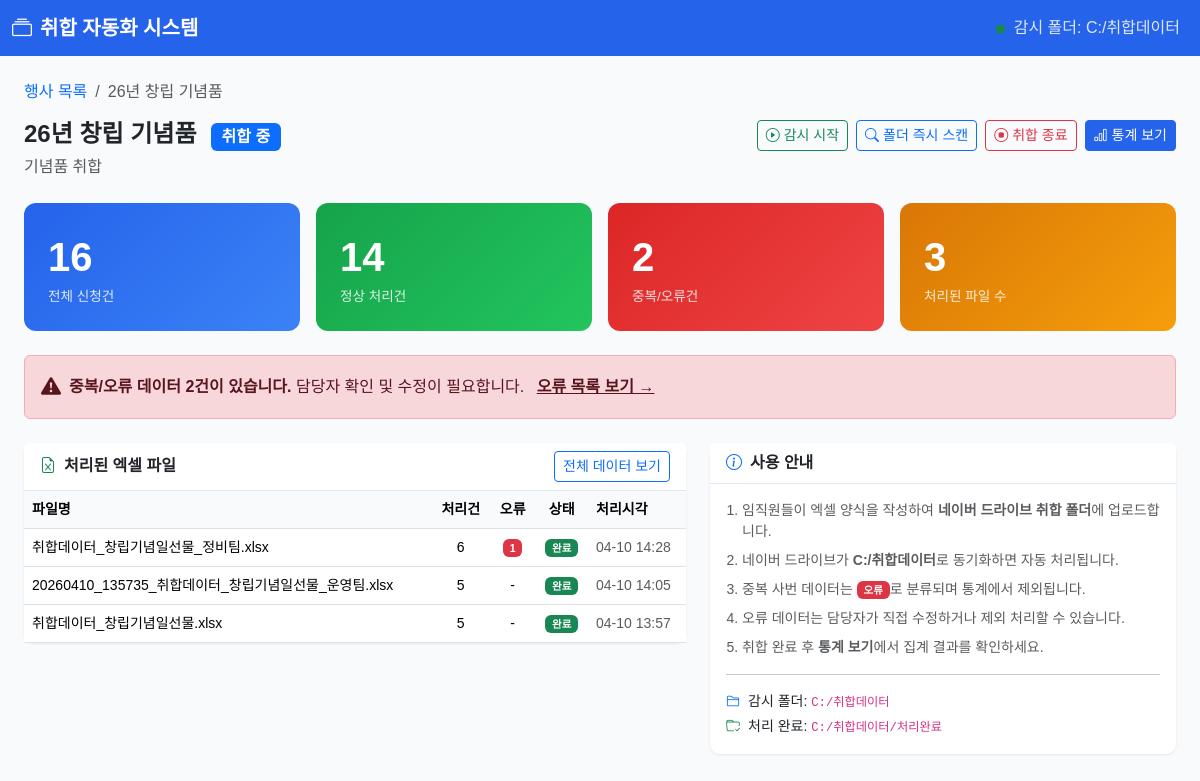
The page /events/1 on the database its author committed.
### app/models.py (models this page shows)
class Event(Base):
    __tablename__ = "events"
    id = Column(Integer, primary_key=True, index=True)
    name = Column(String(200), nullable=False, comment="행사명")
    description = Column(Text, nullable=True, comment="행사 설명")
    status = Column(String(20), default="collecting", comment="collecting/closed")
    created_at = Column(DateTime, default=datetime.now)
    closed_at = Column(DateTime, nullable=True)
    submissions = relationship("Submission", back_populates="event", cascade="all, delete-orphan")
    source_files = relationship("SourceFile", back_populates="event", cascade="all, delete-orphan")

class SourceFile(Base):
    __tablename__ = "source_files"
    id = Column(Integer, primary_key=True, index=True)
    event_id = Column(Integer, ForeignKey("events.id"), nullable=False)
    filename = Column(String(500), nullable=False, comment="파일명")
    filepath = Column(String(1000), nullable=False, comment="원본 경로")
    processed_at = Column(DateTime, default=datetime.now)
    row_count = Column(Integer, default=0, comment="처리된 행 수")
    error_count = Column(Integer, default=0, comment="오류 행 수")
    status = Column(String(20), default="ok", comment="ok/error/processing")
    error_message = Column(Text, nullable=True)
    event = relationship("Event", back_populates="source_files")
    submissions = relationship("Submission", back_populates="source_file")

### app/routers/events.py (the view)
@router.get("/events/{event_id}", response_class=HTMLResponse)
async def event_detail(request: Request, event_id: int, db: Session = Depends(get_db)):
    event = db.query(Event).filter(Event.id == event_id).first()
    if not event:
        raise HTTPException(status_code=404, detail="이벤트를 찾을 수 없습니다.")
    source_files = db.query(SourceFile).filter(SourceFile.event_id == event_id).order_by(SourceFile.processed_at.desc()).all()
    total = db.query(Submission).filter(Submission.event_id == event_id).count()
    errors = db.query(Submission).filter(Submission.event_id == event_id, Submission.is_error == True).count()
    valid = db.query(Submission).filter(
        Submission.event_id == event_id,
        Submission.is_excluded == False,
        Submission.is_error == False,
    ).count()
    active_id = file_watcher.get_active_event_id()
    return templates.TemplateResponse("event_detail.html", {
        "request": request,
        "event": event,
        "source_files": source_files,
        "total": total,
        "errors": errors,
        "valid": valid,
        "active_event_id": active_id,
    })

### templates/event_detail.html (shortened to what this page needs)
{% extends "base.html" %}
{% block content %}
<div class="col-12 p-4">
  <nav aria-label="breadcrumb" class="mb-3">
    <ol class="breadcrumb">
      <li class="breadcrumb-item"><a href="/" class="text-decoration-none">행사 목록</a></li>
      <li class="breadcrumb-item active">{{ event.name }}</li>
    </ol>
  </nav>
  <div class="d-flex justify-content-between align-items-start mb-4 flex-wrap gap-2">
    <div>
      <h4 class="fw-bold mb-1">
        {{ event.name }}
        {% if event.id == active_event_id %}
          <span class="badge bg-success fs-6 ms-2"><span class="active-badge"></span>감시 중</span>
        {% elif event.status == "closed" %}
          <span class="badge bg-secondary fs-6 ms-2">종료됨</span>
        {% else %}
          <span class="badge bg-primary fs-6 ms-2">취합 중</span>
        {% endif %}
      </h4>
      {% if event.description %}<p class="text-muted mb-0">{{ event.description }}</p>{% endif %}
    </div>
    <div class="d-flex gap-2 flex-wrap">
      {% if event.status == "collecting" %}
        {% if event.id == active_event_id %}
          <form method="post" action="/events/{{ event.id }}/deactivate" class="d-inline">
            <button class="btn btn-outline-warning btn-sm"><i class="bi bi-pause-circle me-1"></i>감시 중지</button>
          </form>
        {% else %}
          <form method="post" action="/events/{{ event.id }}/activate" class="d-inline">
            <button class="btn btn-outline-success btn-sm"><i class="bi bi-play-circle me-1"></i>감시 시작</button>
          </form>
        {% endif %}
        <form method="post" action="/events/{{ event.id }}/scan" class="d-inline">
          <button class="btn btn-outline-primary btn-sm"><i class="bi bi-search me-1"></i>폴더 즉시 스캔</button>
        </form>
        <form method="post" action="/events/{{ event.id }}/close"
              onsubmit="return confirm('취합을 종료하시겠습니까? 종료 후에는 새 파일이 처리되지 않습니다.')">
          <button class="btn btn-outline-danger btn-sm"><i class="bi bi-stop-circle me-1"></i>취합 종료</button>
        </form>
      {% endif %}
      <a href="/events/{{ event.id }}/statistics" class="btn btn-primary btn-sm">
        <i class="bi bi-bar-chart me-1"></i>통계 보기
      </a>
    </div>
  </div>
  <div class="row g-3 mb-4">
    <div class="col-6 col-md-3">
      <div class="stat-card blue">
        <div class="number">{{ total }}</div>
        <div class="label">전체 신청건</div>
      </div>
    </div>
    <div class="col-6 col-md-3">
      <div class="stat-card green">
        <div class="number">{{ valid }}</div>
        <div class="label">정상 처리건</div>
      </div>
    </div>
    <div class="col-6 col-md-3">
      <div class="stat-card red">
        <div class="number">{{ errors }}</div>
        <div class="label">중복/오류건</div>
      </div>
    </div>
    <div class="col-6 col-md-3">
      <div class="stat-card orange">
        <div class="number">{{ source_files|length }}</div>
        <div class="label">처리된 파일 수</div>
      </div>
    </div>
  </div>
  {% if errors > 0 %}
  <div class="alert alert-danger d-flex align-items-center mb-4">
    <i class="bi bi-exclamation-triangle-fill me-2 fs-5"></i>
    <div>
      <strong>중복/오류 데이터 {{ errors }}건이 있습니다.</strong>
      담당자 확인 및 수정이 필요합니다.
      <a href="/events/{{ event.id }}/submissions?filter=error" class="alert-link ms-2">오류 목록 보기 →</a>
    </div>
  </div>
  {% endif %}
  <div class="row g-4">
    <div class="col-lg-7">
      <div class="card">
        <div class="card-header d-flex justify-content-between align-items-center">
          <span><i class="bi bi-file-earmark-excel me-2 text-success"></i>처리된 엑셀 파일</span>
          <a href="/events/{{ event.id }}/submissions" class="btn btn-sm btn-outline-primary">
            전체 데이터 보기
          </a>
        </div>
        <div class="card-body p-0">
          {% if source_files %}
          <div class="table-responsive">
            <table class="table table-hover mb-0">
              <thead>
                <tr>
                  <th>파일명</th>
                  <th class="text-center">처리건</th>
                  <th class="text-center">오류</th>
                  <th class="text-center">상태</th>
                  <th>처리시각</th>
                </tr>
              </thead>
              <tbody>
                {% for f in source_files %}
                <tr>
                  <td class="small text-break">{{ f.filename }}</td>
                  <td class="text-center">{{ f.row_count }}</td>
                  <td class="text-center">
                    {% if f.error_count > 0 %}
                    <span class="badge bg-danger">{{ f.error_count }}</span>
                    {% else %}-{% endif %}
                  </td>
                  <td class="text-center">
                    {% if f.status == "ok" %}
                      <span class="badge bg-success">완료</span>
                    {% elif f.status == "error" %}
                      <span class="badge bg-danger" title="{{ f.error_message }}">오류</span>
                    {% else %}
                      <span class="badge bg-warning">처리중</span>
                    {% endif %}
                  </td>
                  <td class="small text-muted">{{ f.processed_at.strftime('%m-%d %H:%M') }}</td>
                </tr>
                {% endfor %}
              </tbody>
            </table>
          </div>
          {% else %}
          <div class="text-center py-4 text-muted">
            <i class="bi bi-folder2-open fs-3"></i>
            <p class="mt-2 mb-0">아직 처리된 파일이 없습니다.<br>
            <small>C:/취합데이터 폴더에 엑셀 파일을 넣으세요.</small></p>
          </div>
          {% endif %}
        </div>
      </div>
    </div>
    <div class="col-lg-5">
      <div class="card">
        <div class="card-header"><i class="bi bi-info-circle me-2 text-primary"></i>사용 안내</div>
        <div class="card-body">
          <ol class="small text-muted ps-3 mb-0">
            <li class="mb-2">임직원들이 엑셀 양식을 작성하여 <strong>네이버 드라이브 취합 폴더</strong>에 업로드합니다.</li>
            <li class="mb-2">네이버 드라이브가 <strong>C:/취합데이터</strong>로 동기화하면 자동 처리됩니다.</li>
            <li class="mb-2">중복 사번 데이터는 <span class="badge bg-danger">오류</span>로 분류되며 통계에서 제외됩니다.</li>
            <li class="mb-2">오류 데이터는 담당자가 직접 수정하거나 제외 처리할 수 있습니다.</li>
            <li>취합 완료 후 <strong>통계 보기</strong>에서 집계 결과를 확인하세요.</li>
          </ol>
          <hr>
          <div class="small">
            <div class="d-flex align-items-center mb-1">
              <i class="bi bi-folder2 me-2 text-primary"></i>
              <span>감시 폴더: <code>C:/취합데이터</code></span>
            </div>
            <div class="d-flex align-items-center">
              <i class="bi bi-folder-check me-2 text-success"></i>
              <span>처리 완료: <code>C:/취합데이터/처리완료</code></span>
            </div>
          </div>
        </div>
      </div>
    </div>
  </div>
</div>
{% endblock %}

### templates/base.html (style rules this page uses)
:root { --primary: #2563eb; --primary-dark: #1d4ed8; --success: #16a34a; --danger: #dc2626; --warning: #d97706; }
body { background: #f8fafc; font-family: 'Malgun Gothic', sans-serif; }
.card { border: none; box-shadow: 0 1px 3px rgba(0,0,0,.08); border-radius: 10px; }
.card-header { background: #fff; border-bottom: 1px solid #e2e8f0; font-weight: 600; }
.btn-primary { background: var(--primary); border-color: var(--primary); }
.stat-card { border-radius: 12px; padding: 1.5rem; color: #fff; }
.stat-card.blue { background: linear-gradient(135deg, #2563eb, #3b82f6); }
.stat-card.green { background: linear-gradient(135deg, #16a34a, #22c55e); }
.stat-card.red { background: linear-gradient(135deg, #dc2626, #ef4444); }
.stat-card.orange { background: linear-gradient(135deg, #d97706, #f59e0b); }
.stat-card .number { font-size: 2.5rem; font-weight: 700; }
.stat-card .label { font-size: .85rem; opacity: .85; }
.table th { background: #f8fafc; font-weight: 600; font-size: .875rem; }
.table td { vertical-align: middle; font-size: .875rem; }

### rows shown on the page
Event: name "26년 창립 기념품", description "기념품 취합"
SourceFile: filename "취합데이터_창립기념일선물_정비팀.xlsx", row_count "6", error_count "1", status "완료", processed_at "04-10 14:28"
SourceFile: filename "20260410_135735_취합데이터_창립기념일선물_운영팀.xlsx", row_count "5", status "완료", processed_at "04-10 14:05"
SourceFile: filename "취합데이터_창립기념일선물.xlsx", row_count "5", status "완료", processed_at "04-10 13:57"

### other values the page prints
{{ total }} "16"
{{ valid }} "14"
{{ errors }} "2"
{{ source_files|length }} "3"
